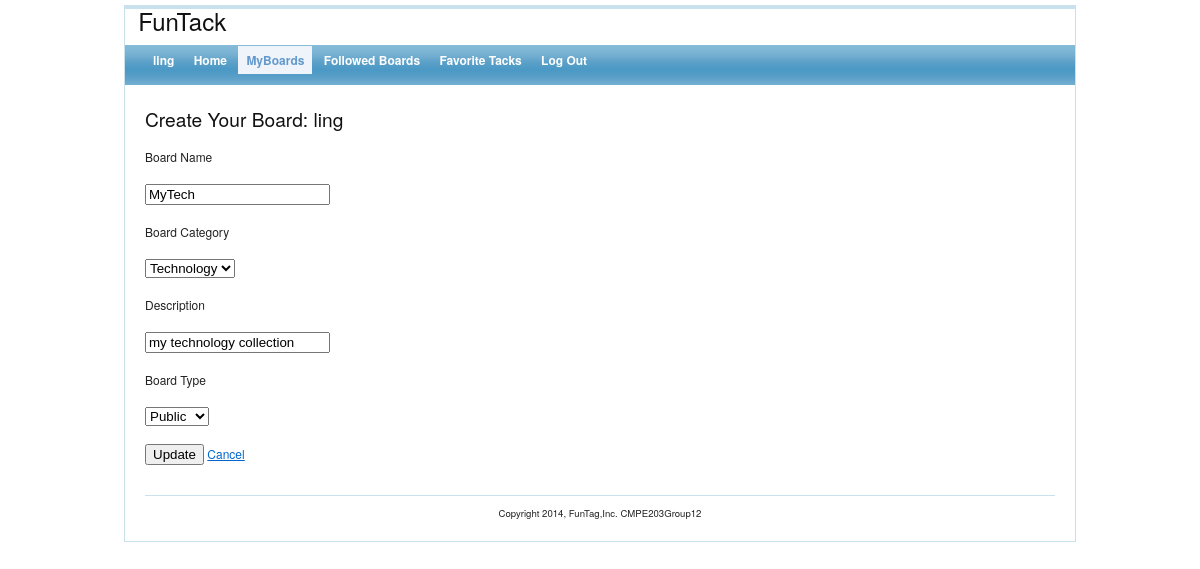
Screenshot of /views/user_edit_board.php?boardid=1 (signed in) with the database file from the repository.
### tables this page shows
CREATE TABLE users (
user_id int Not NULL AUTO_INCREMENT,
first_name varchar(100) NOT NULL,
last_name varchar(100) NOT NULL,
email_id varchar(100) NOT NULL,  
password MEDIUMTEXT not NULL,
admin_authority bit default 0, 
PRIMARY KEY (user_id)
);

CREATE TABLE boards (
board_id int NOT NULL AUTO_INCREMENT,
category_id int NOT NULL,
user_id int NOT NULL,
name varchar(100) NOT NULL,
description varchar(255),
created_date timestamp NOT NULL,
no_of_tacks int,
privacy bit default 0,   
FOREIGN KEY (user_id) REFERENCES users (user_id)
    ON DELETE CASCADE ON UPDATE CASCADE,
FOREIGN KEY (category_id) REFERENCES categories (id)
	ON DELETE CASCADE ON UPDATE CASCADE,
PRIMARY KEY (board_id)
);

### models/database.php (called while the page is built, shortened)
<?php
class MySQLDatabase {
	public $connection;
	public function open_connection(){
		$this->connection = mysqli_connect(DB_SERVER, DB_USER, DB_PASS, DB_NAME);
	}
	public function query($sql){
	 $result= mysqli_query($this->connection, $sql);
		return $result;
	}
	public function fetch_array($result_set){
		return mysqli_fetch_array($result_set);
	}
}
	$database = new MySQLDatabase();
?>

### models/user.php (called while the page is built, shortened)
<?php
	require_once("database.php");
class User {
	private static function instantiate ($record){
		$object =new self;
		$object->user_id =$record['user_id'];
		$object->email_id =$record['email_id'];
		$object->password =$record['password'];
		$object->last_name =$record['last_name'];
		$object->first_name =$record['first_name'];
		$object->admin_authority =$record['admin_authority'];
		return $object;
	}
	public static function find_by_id($id=0) {
		$result_array = static::find_by_sql("select * from users where user_id={$id} limit 1");
		return $result_array[0];
	}
	public static function find_by_sql($sql=""){
		global $database;
		$result_set =$database->query($sql);
		$object_array = array();
		while($row = $database->fetch_array($result_set)){
			$object_array[] = static::instantiate ($row);
		}
		return $object_array;
	}
}
?>

### controllers/userEditBoardController.php (called while the page is built, shortened)
<?php
$user = User::find_by_id($_SESSION["user_id"]);
$board = Board::find_by_id($_GET["boardid"]);
$categories = Category::find_all();
?>

### models/board.php (called while the page is built, shortened)
<?php
	require_once("database.php");
class Board {
	private static function instantiate ($record){
		$object =new self;
		$object->board_id=$record['board_id'];
		$object->category_id =$record['category_id'];
		$object->user_id =$record['user_id'];
		$object->name =$record['name'];
		$object->description =$record['description'];
		$object->created_date =$record['created_date'];
		$object->no_of_tacks =$record['no_of_tacks'];
		$object->privacy =$record['privacy'];
		return $object;
	}
	public static function find_by_sql($sql=""){
		global $database;
		$result_set =$database->query($sql);
		if ($result_set){
			$object_array = array();
			while($row = $database->fetch_array($result_set)){
				$object_array[] = static::instantiate ($row);
			}
			return $object_array;
		}
		else return NULL;
	}
	public static function find_by_id($id=0) {
		$result_array = static::find_by_sql("select * from boards where board_id={$id} limit 1");
		return $result_array[0] ;
	}
}

### models/category.php (called while the page is built, shortened)
<?php
	require_once("database.php");
class Category {
	private static function instantiate ($record){
		$object =new self;
		$object->id = $record['id'];
		$object->category_name =$record['name'];
		return $object;
	}
	public static function find_all(){
		global $database;
		$result_set = $database->query("select * from categories");
		$object_array = array();
		while($row = $database->fetch_array($result_set)){
			$object_array[] = static::instantiate ($row);
		}
		return $object_array;
	}
}
?>

### views/user_edit_board.php (the view, shortened to what this page needs)
<?php require_once("../controllers/userEditBoardController.php"); ?>
<?php include("layouts/header.php"); ?>
<?php $activeMenu = "user_myboards"; include("layouts/menu.php"); ?>
<div id="content">
    <h2>Create Your Board: <?php echo htmlentities($user->first_name); ?></h2>
    <form action="user_edit_board.php?boardid=<?php echo urlencode($board->board_id);?>" method="post">
		<p>Board Name<br></br>
		<input type="text" name="boardname" value="<?php echo htmlentities($board->name); ?>" />
		</p>
		<p>Board Category<br></br>
		<select name="categoryid" >
		<?php
			foreach($categories as $category) {
				$output= "<option value ={$category->id} ";
				if($category->id==$board->category_id) {$output .= " selected ";}
				$output.= "> {$category->category_name} </option>";
				echo $output;
		}?>
		</select>
        </p>
		<p>Description<br></br>
		<input type="text" name="description" value="<?php echo htmlentities($board->description); ?>" />
		</p>
		<p>Board Type<br></br>
		<select name="boardtype">
		  <option value=0 <?php if($board->privacy==0)echo 'selected';?> >Public</option>
		</select>
		</p>
		<input type="submit" name="submit" value="Update"/>
		<a href="user_board.php?id=<?php echo urlencode($board->board_id);?>">Cancel</a>
    </form>
</div>
<?php include("layouts/footer.php"); ?>

### css/main.css (style rules this page uses)
body { margin: 0; padding: 0; color: #555; font: normal 10pt Arial,Helvetica,sans-serif; background: #EFEFEF; }
#content { padding: 20px; }

### css/screen.css (style rules this page uses)
html { margin:0;padding:0;border:0; }
body, div, span, object, iframe, h1, h2, h3, h4, h5, h6, p, blockquote, pre, a, abbr, acronym, address, code, del, dfn, em, img, q, dl, dt, dd, ol, ul, li, fieldset, form, label, legend, table, caption, tbody, tfoot, thead, tr, th, td, article, aside, dialog, figure, footer, header, hgroup, nav, section { margin:0;padding:0;border:0;font-size:100%;font:inherit;vertical-align:baseline; }
body { line-height:1.5;background:white; }
html { font-size:100.01%; }
body { font-size:75%;color:#222;background:#fff;font-family:"Helvetica Neue", Arial, Helvetica, sans-serif; }
h1, h2, h3, h4, h5, h6 { font-weight:normal;color:#111; }
h2 { font-size:1.6em;margin-bottom:0.75em; }
p { margin:0 0 1.5em; }
a { color:#06c;text-decoration:underline; }

### rows the page displays
users: first_name "ling"
boards: boardname "MyTech", description "my technology collection", boardtype "Public"

### other values shown
$_SESSION["first_name"] "ling"
form field categoryid "Technology"
